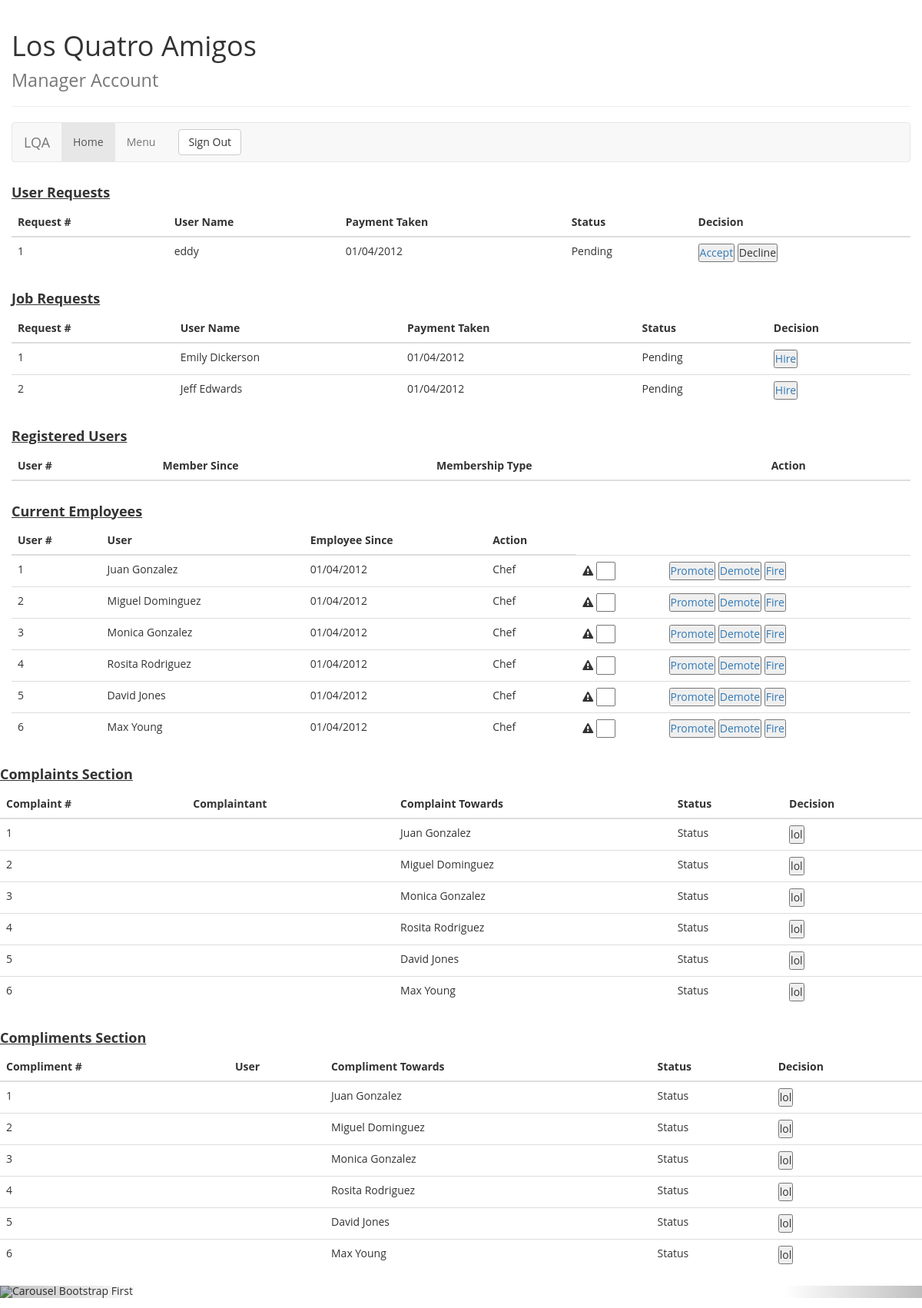
/accept_user/edris, run on the app's committed database.
### tables this page shows
CREATE TABLE users (
    user_id VARCHAR(9) not null,
    f_name varchar(20) not null,
    l_name varchar(40) not null,
    password VARCHAR(20) NOT NULL,
    address varchar(40) not null,
    city varchar(20) not null,
    state nchar(2) not null,
    postal nchar(5) not null,
    apt varchar(5),
    longitude decimal(9,6),
    latitude decimal (9,6),
    phone nchar(10) not null,
    memb_since DATE not null,
    acc_funds decimal(7,2) not null,
    registered nchar(1) not null,
    warnings int,
    PRIMARY KEY (user_id)
    );

CREATE TABLE employees (
    emp_id VARCHAR(5) not null,
    password varchar(20) not null,
    emp_fname varchar(20) not null,
    emp_lname varchar(20) not null,
    address varchar(40) not null,
    city varchar(20) not null,
    state nchar(2) not null,
    postal char(5) not null,
    apt varchar(5),
    phone nchar(10) not null,
    ssn varchar(9),
    birthdate DATE not null,
    salary decimal(5,2) not null,
    date_hired [timestamp] timestamp,
    hired nchar(1) not null,
    demotions int,
    compliments int,
    complaints int,
    PRIMARY KEY (emp_id)
    );

### app/models/views.py (the view)
@app.route('/accept_user/<user>', methods=['GET'])
def accept_user(user):
    db = db_connect()
    db.register(user)
    return view_management_page()

### app/models/models.py (called while the page is built)
    def select_all_hired_employees(self):
        result = self.cur.execute("SELECT * FROM employees WHERE hired = 1").fetchall()
        return result

    def select_all_pending_employees(self):
        result = self.cur.execute("SELECT * FROM employees WHERE hired = 0").fetchall()
        return result

    def select_all_unregistered_users(self):
        result = self.cur.execute("SELECT * FROM users WHERE registered = 0").fetchall()
        return result

    def select_all_registered_users(self):
        result = self.cur.execute("SELECT * FROM users Where registered = 1").fetchall()
        return result

    def register(self,user_id):
        self.cur.execute("UPDATE users SET registered=1 WHERE user_id = '%s'" %user_id)
        self.con.commit()

### app/models/views.py (called while the page is built)
@app.route('/loginManager')
def view_management_page():
    db = db_connect()
    unregistered_users = db.select_all_unregistered_users()
    registered = db.select_all_registered_users()
    hired_employees = db.select_all_hired_employees()
    unhired_employees = db.select_all_pending_employees()
    return render_template("loginMANAGER.html", registered_users=registered, unregistered=unregistered_users, hired_employees=hired_employees, unhired_employees=unhired_employees )

### app/templates/loginMANAGER.html (shortened to what this page needs)
<!DOCTYPE html>
<html lang="en">
  <head>
    <link href="{{ url_for('static', filename='style.css') }}" rel="stylesheet">
    <link href="{{ url_for('static', filename='bootstrap/css/bootstrap.css') }}" rel="stylesheet">
    <link rel="stylesheet" href="{{ url_for('static', filename='font-awesome-4.7.0/css/font-awesome.min.css') }}">
  </head>
  <body>
    <div class="container-fluid">
	<div class="row">
		<div class="col-md-12">
			<div class="page-header">
				<h1>
					Los Quatro Amigos <br> <small> Manager Account </small>
				</h1>
			</div>
			<nav class="navbar navbar-default" role="navigation">
				<div class="navbar-header">
					 <a class="navbar-brand" href="#">LQA</a>
				</div>
				<div class="collapse navbar-collapse" id="bs-example-navbar-collapse-1">
					<ul class="nav navbar-nav">
						<li class="active">
							<a href="#">Home</a>
						</li>
						<li>
							<a href="#">Menu</a>
						</li>
					</ul>
					<form class="navbar-form navbar-left" role="search">
						<button type="submit" class="btn btn-default">
							Sign Out
						</button>
					</form>
				</div>
			</nav>
		</div>
	</div>
	<div class="row">
		<div class="col-md-12">
            <h4> <strong style="text-decoration: underline"> User Requests </strong> </h4>
			<table class="table">
				<thead>
					<tr>
						<th>
							Request #
						</th>
						<th>
							User Name
						</th>
						<th>
							Payment Taken
						</th>
						<th>
							Status
						</th>
                        <th>
                            Decision
                        </th>
					</tr>
				</thead>
				<tbody>
                {% for accept_user in unregistered %}
                <tr>
                    <td>
                         {{ loop.index }}
                    </td>
                    <td>
                        {{ accept_user[1] }}
                    </td>
                    <td>
                        01/04/2012
                    </td>
                    <td>
                        Pending
                    </td>
                    <td>
                        <button type="button" ><a href="{{ url_for('accept_user', user=accept_user[0] ) }}">Accept </a></button>
                        <button type="button">Decline</button>
                    </td>
                </tr>
                {% endfor %}
                </tbody>
			</table>
		</div>
	</div>
	<div class="row">
		<div class="col-md-12">
        <h4> <strong style="text-decoration: underline"> Job Requests </strong> </h4>
			<table class="table">
				<thead>
					<tr>
						<th>
							Request #
						</th>
						<th>
							User Name
						</th>
						<th>
							Payment Taken
						</th>
						<th>
							Status
						</th>
                        <th>
                            Decision
                        </th>
					</tr>
				</thead>
				<tbody>
                    {% for unhired_employee in unhired_employees %}
                    <tr>
                        <td>
                             {{ loop.index }}
                        </td>
                        <td>
                            {{ unhired_employee[2] }} {{ unhired_employee[3] }}
                        </td>
                        <td>
                            01/04/2012
                        </td>
                        <td>
                            Pending
                        </td>
                        <td>
                            <button type="button" ><a href="{{ url_for('hire', empl_name=unhired_employee[0]) }}">Hire </a></button>
                        </td>
                    </tr>
                 {% endfor %}
                </tbody>
			</table>
		</div>
	</div>
	<div class="row">
		<div class="col-md-12">
        <h4> <strong style="text-decoration: underline"> Registered Users </strong> </h4>
			<table class="table">
				<thead>
					<tr>
						<th>
							User #
						</th>
						<th>
							Member Since
						</th>
						<th>
                            Membership Type
						</th>
						<th>
							Action
						</th>
					</tr>
				</thead>
			</table>
		</div>
	</div>
	<div class="row">
		<div class="col-md-12">
         <h4> <strong style="text-decoration: underline"> Current Employees </strong> </h4>
			<table class="table">
					<thead>
						<tr>
							<th>
								User #
							</th>
							<th>
								User
							</th>
							<th>
								Employee Since
							</th>
							<th>
								Action
							</th>
						</tr>
					</thead>
					<tbody>
                      {% for employees in hired_employees %}
                      <tr>
                      <td>
                      {{ loop.index }}
                      </td>
                      <td>
                      {{employees[2]}} {{employees[3]}}
                      </td>
                      <td>
                      01/04/2012
                      </td>
                      <td>
                      Chef
                      </td>
                      <td>
                      <form >
                      <span class="fa fa-exclamation-triangle" aria-hidden="true"> </span> <input type="text" name="first_name" style="width: 25px"/>
                      </form>
                      </td>
                      <td>
                      <button type="button" ><a href="{{ url_for('promote', empl_name=employees[0]) }}"> Promote </a></button>
                      <button type="button" ><a href="{{ url_for('demote', empl_name=employees[0]) }}"> Demote </a></button>
                      <button type="button" ><a href="{{ url_for('fire', empl_name=employees[0]) }}"> Fire </a></button>
                      </td>
                      </tr>
                     {% endfor %}
                    </tbody>
			</table>
		</div>
	</div>
</div>
        <div class="row">
		<div class="col-md-12">
        <h4> <strong style="text-decoration: underline"> Complaints Section </strong> </h4>
			<table class="table">
				<thead>
					<tr>
						<th>
							Complaint #
						</th>
						<th>
							Complaintant
						</th>
						<th>
							Complaint Towards
						</th>
						<th>
							Status
						</th>
                        <th>
                            Decision
                        </th>
					</tr>
				</thead>
				<tbody>
                    {% for employees in hired_employees %}
                    <tr>
                        <td>
                             {{ loop.index }}
                        </td>
                        <td>
                        </td>
                        <td>
                            {{employees[2]}} {{employees[3]}}
                        </td>
                        <td>
                            Status
                        </td>
                        <td>
                            <button type="button" > lol </button>
                        </td>
                    </tr>
                    {% endfor %}
                </tbody>
			</table>
		</div>
	</div>
    <div class="row">
		<div class="col-md-12">
        <h4> <strong style="text-decoration: underline"> Compliments Section </strong> </h4>
			<table class="table">
				<thead>
					<tr>
						<th>
							Compliment #
						</th>
						<th>
							User
						</th>
						<th>
							Compliment Towards
						</th>
						<th>
							Status
						</th>
                        <th>
                            Decision
                        </th>
					</tr>
				</thead>
				<tbody>
                    {% for employees in hired_employees %}
                    <tr>
                        <td>
                             {{ loop.index }}
                        </td>
                        <td>
                        </td>
                        <td>
                            {{employees[2]}} {{employees[3]}}
                        </td>
                        <td>
                            Status
                        </td>
                        <td>
                            <button type="button" > lol </button>
                        </td>
                    </tr>
                    {% endfor %}
                </tbody>
			</table>
		</div>
	</div>
	<div class="carousel slide" id="carousel-361270">
		<ol class="carousel-indicators">
			<li class="active" data-slide-to="1" data-target="#carousel-361270">
			</li>
			<li data-slide-to="2" data-target="#carousel-361270">
			</li>
			<li data-slide-to="3" data-target="#carousel-361270">
			</li>
			<li data-slide-to="4" data-target="#carousel-361270">
			</li>
		</ol>
		<div class="carousel-inner">
			<div class="item active">
				<img alt="Carousel Bootstrap First" src="https://www.okchicas.com/wp-content/uploads/2016/02/Comida-mexicana-17.jpg" style="margin-left: auto; margin-right: auto ">
			</div>
		</div> <a class="left carousel-control" href="#carousel-361270" data-slide="prev"><span class="glyphicon glyphicon-chevron-left"></span></a> <a class="right carousel-control" href="#carousel-361270" data-slide="next"><span class="glyphicon glyphicon-chevron-right"></span></a>
	</div>
  </body>
</html>

### app/static/style.css (style rules this page uses)
* { margin: 0px auto; padding: 0px; font-family: 'Open Sans', sans-serif; }

### data on the page
users: f_name "eddy"
employees: emp_fname "Emily", emp_lname "Dickerson"
employees: emp_fname "Jeff", emp_lname "Edwards"
employees: emp_fname "Juan", emp_lname "Gonzalez"
employees: emp_fname "Miguel", emp_lname "Dominguez"
employees: emp_fname "Monica", emp_lname "Gonzalez"
employees: emp_fname "Rosita", emp_lname "Rodriguez"
employees: emp_fname "David", emp_lname "Jones"
employees: emp_fname "Max", emp_lname "Young"
